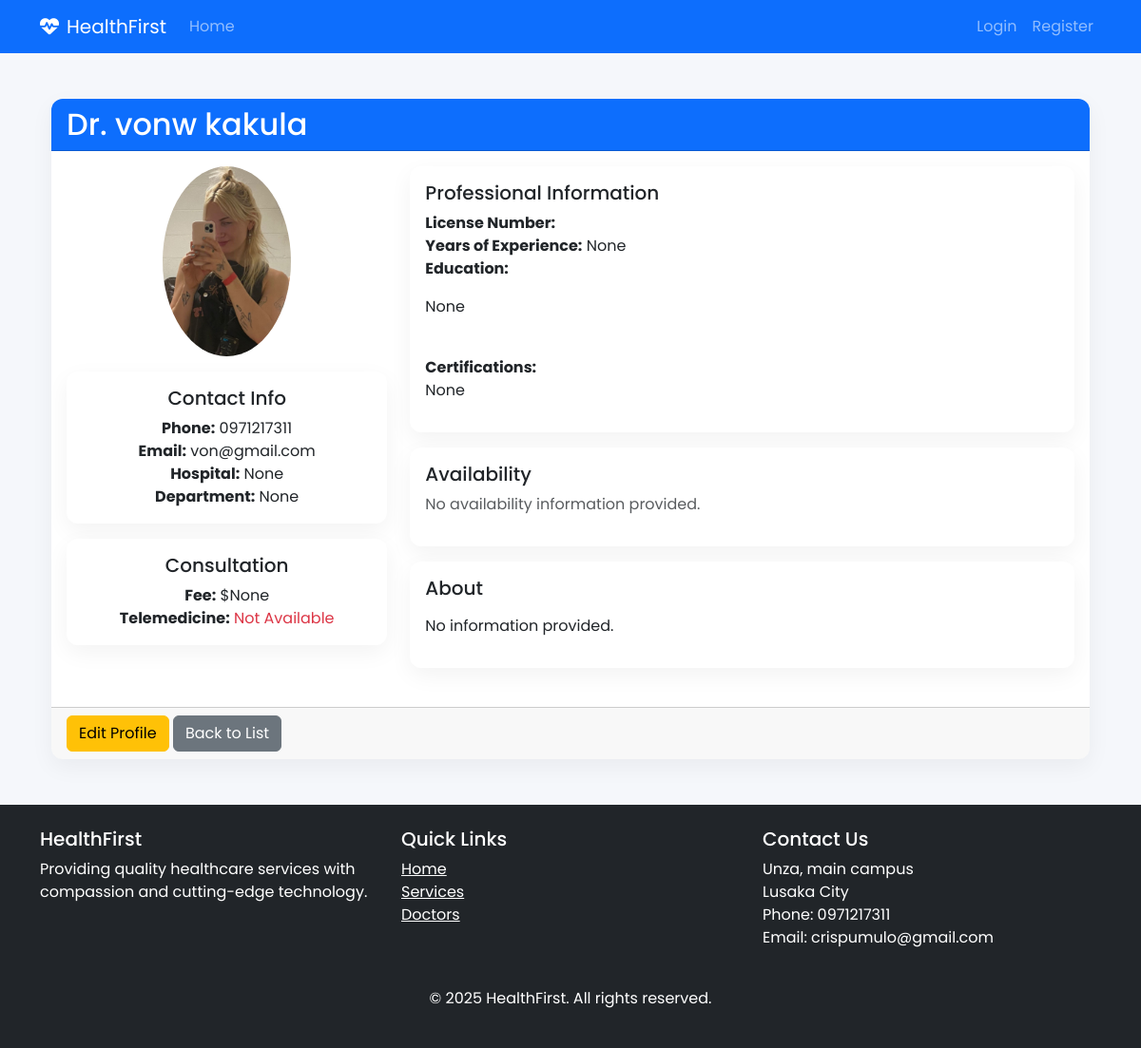
Screenshot of /doctors/6/ with the database file from the repository.
### doctors/models.py (models this page shows, shortened)
class Doctor(models.Model):
    GENDER_CHOICES = (
        ('M', 'Male'),
        ('F', 'Female'),
        ('O', 'Other'),
    )
    SPECIALIZATION_CHOICES = (
        ('cardiology', 'Cardiology'),
        ('pediatrics', 'Pediatrics'),
        ('orthopedics', 'Orthopedics'),
        ('neurology', 'Neurology'),
        ('gynecology', 'Gynecology'),
    )
    user = models.OneToOneField(User, on_delete=models.CASCADE, related_name='doctor_profile')
    specialization = models.CharField(max_length=50, choices=SPECIALIZATION_CHOICES)
    gender = models.CharField(max_length=1, choices=GENDER_CHOICES)
    date_of_birth = models.DateField(null=True, blank=True)
    license_number = models.CharField(max_length=50, unique=True, null=True, blank=True)
    years_of_experience = models.PositiveIntegerField(null=True, blank=True)
    hospital = models.CharField(max_length=100, null=True, blank=True)
    department = models.CharField(max_length=100, null=True, blank=True)
    bio = models.TextField(blank=True, null=True)
    education = models.TextField(help_text="Degrees and institutions", null=True, blank=True)
    certifications = models.TextField(blank=True, null=True)
    languages_spoken = models.CharField(max_length=200, null=True, blank=True)
    consultation_fee = models.DecimalField(max_digits=10, decimal_places=2, null=True, blank=True)
    average_rating = models.FloatField(
        default=0,
        validators=[MinValueValidator(0), MaxValueValidator(5)],
        null=True, blank=True,
    )
    available_for_telemedicine = models.BooleanField(default=False, null=True, blank=True)
    available_days = models.CharField(max_length=100, help_text="Comma-separated days (e.g., Mon,Tue,Wed)", null=True, blank=True)
    available_hours = models.CharField(max_length=100, help_text="e.g., 9:00 AM - 5:00 PM", null=True, blank=True)
    created_at = models.DateTimeField(default=timezone.now)
    updated_at = models.DateTimeField(auto_now=True)

### accounts/models.py (models this page shows, shortened)
class User(AbstractUser):
    USER_TYPE_CHOICES = (
        ('admin', 'Administrator'),
        ('doctor', 'Doctor'),
        ('staff', 'Staff'),
        ('patient', 'Patient'),
    )
    user_type = models.CharField(max_length=10, choices=USER_TYPE_CHOICES, default='staff')
    profile_picture = models.ImageField(upload_to='profile_pics/', blank=True, null=True)
    phone = models.CharField(max_length=20, blank=True, null=True)
    address = models.TextField(blank=True, null=True)

### doctors/views.py (the view)
# urls.py: path('<int:pk>/', views.doctor_detail, name='doctor_detail'),
def doctor_detail(request, pk):
    doctor = get_object_or_404(
        Doctor.objects.select_related('user').prefetch_related('availabilities'),
        user_id=pk
    )
    return render(request, 'doctors/detail.html', {'doctor': doctor})

### doctors/templates/doctors/detail.html (shortened to what this page needs)
{% extends 'accounts/base.html' %}
{% block content %}
<div class="container">
    <div class="card my-4">
        <div class="card-header bg-primary text-white">
            <div class="d-flex justify-content-between align-items-center">
                <h2 class="mb-0">Dr. {{ doctor.user.get_full_name }}</h2>
            </div>
        </div>
        <div class="card-body">
            <div class="row">
                <div class="col-md-4 text-center">
                    {% if doctor.user.profile_picture %}
                    <img src="{{ doctor.user.profile_picture.url }}" class="img-fluid rounded-circle mb-3" style="max-height: 200px;">
                    {% else %}
                    <div class="bg-light rounded-circle d-flex align-items-center justify-content-center mb-3" style="width: 200px; height: 200px; margin: 0 auto;">
                        <span class="text-muted">No photo</span>
                    </div>
                    {% endif %}
                    <div class="card mb-3">
                        <div class="card-body">
                            <h5 class="card-title">Contact Info</h5>
                            <p class="card-text">
                                <strong>Phone:</strong> {{ doctor.user.phone }}<br>
                                <strong>Email:</strong> {{ doctor.user.email }}<br>
                                <strong>Hospital:</strong> {{ doctor.hospital }}<br>
                                <strong>Department:</strong> {{ doctor.department }}
                            </p>
                        </div>
                    </div>
                    <div class="card">
                        <div class="card-body">
                            <h5 class="card-title">Consultation</h5>
                            <p class="card-text">
                                <strong>Fee:</strong> ${{ doctor.consultation_fee }}<br>
                                <strong>Telemedicine:</strong>
                                {% if doctor.available_for_telemedicine %}
                                <span class="text-success">Available</span>
                                {% else %}
                                <span class="text-danger">Not Available</span>
                                {% endif %}
                            </p>
                        </div>
                    </div>
                </div>
                <div class="col-md-8">
                    <div class="card mb-3">
                        <div class="card-body">
                            <h5 class="card-title">Professional Information</h5>
                            <p class="card-text">
                                <strong>License Number:</strong> {{ doctor.license_number }}<br>
                                <strong>Years of Experience:</strong> {{ doctor.years_of_experience }}<br>
                                <strong>Education:</strong> {{ doctor.education|linebreaks }}<br>
                                <strong>Certifications:</strong> {{ doctor.certifications|default:"None"|linebreaks }}
                            </p>
                        </div>
                    </div>
                    <div class="card mb-3">
                        <div class="card-body">
                            <h5 class="card-title">Availability</h5>
                            <div class="row">
                                {% for availability in doctor.availabilities.all %}
                                <div class="col-md-4 mb-2">
                                    <div class="border p-2 {% if availability.is_available %}bg-light{% else %}bg-secondary text-white{% endif %}">
                                        <strong>{{ availability.get_day_display }}</strong><br>
                                        {{ availability.start_time|time:"H:i" }} - {{ availability.end_time|time:"H:i" }}<br>
                                        {% if availability.is_available %}
                                        <span class="text-success">Available</span>
                                        {% else %}
                                        <span class="text-danger">Not Available</span>
                                        {% endif %}
                                    </div>
                                </div>
                                {% empty %}
                                <div class="col-12">
                                    <p class="text-muted">No availability information provided.</p>
                                </div>
                                {% endfor %}
                            </div>
                        </div>
                    </div>
                    <div class="card">
                        <div class="card-body">
                            <h5 class="card-title">About</h5>
                            <p class="card-text">{{ doctor.bio|default:"No information provided."|linebreaks }}</p>
                        </div>
                    </div>
                </div>
            </div>
        </div>
        <div class="card-footer">
            {% if request.user == doctor.user or request.user%}
            <a href="{% url 'doctors:doctor_update' user.pk %}" class="btn btn-warning">Edit Profile</a>
            {% endif %}
            <a href="{% url 'doctors:doctor_list' %}" class="btn btn-secondary">Back to List</a>
        </div>
    </div>
</div>
{% endblock %}

### accounts/static/css/style.css (style rules this page uses)
:root { --primary: #1a73e8; --primary-dark: #0d47a1; --secondary: #00c853; --light: #f8f9fa; --dark: #212529; --gray: #6c757d; --light-gray: #e9ecef; --danger: #ff5252; --warning: #ffc107; }
body { font-family: 'Poppins', sans-serif; background-color: #f5f7fb; color: var(--dark); }
.card { border-radius: 15px; overflow: hidden; box-shadow: 0 5px 15px rgba(0,0,0,0.05); transition: all 0.3s ease; margin-bottom: 25px; }
.card { border: none; border-radius: 0.75rem; box-shadow: 0 0.5rem 1.5rem rgba(0, 0, 0, 0.05); transition: all 0.3s ease; }

### rows the page displays
Doctor: user.get_full_name "vonw kakula", user.profile_picture (picture), user.phone "0971217311", user.email "von@gmail.com", hospital "None", department "None", consultation_fee "None", years_of_experience "None", education "None", certifications "None", bio "No information provided."
